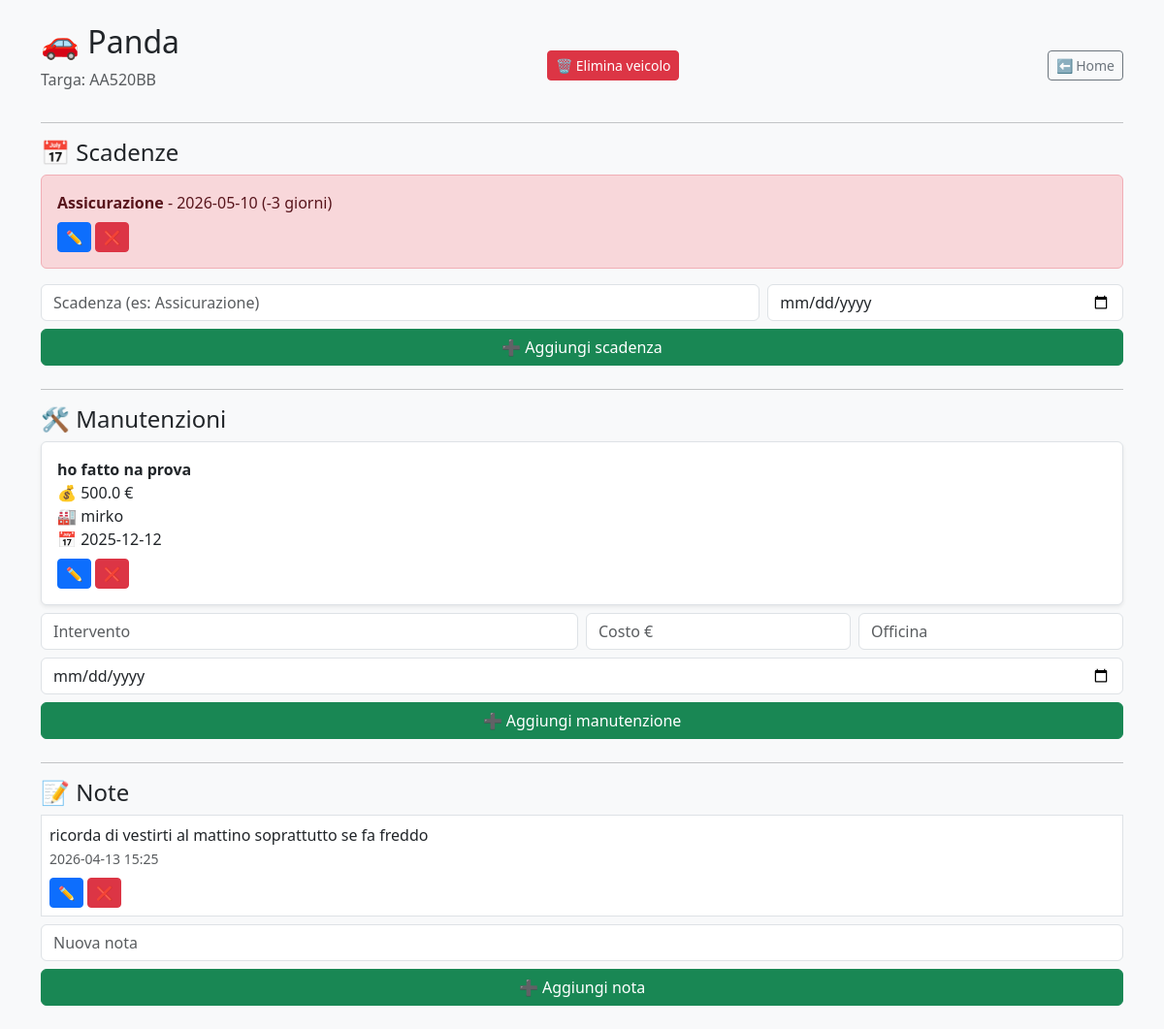
Page /vehicle/2 (signed in) on the committed database.
### tables this page shows
CREATE TABLE vehicles (
        id INTEGER PRIMARY KEY AUTOINCREMENT,
        user_id INTEGER,
        name TEXT,
        plate TEXT
    );

CREATE TABLE deadlines (
        id INTEGER PRIMARY KEY AUTOINCREMENT,
        vehicle_id INTEGER,
        description TEXT,
        due_date TEXT
    );

CREATE TABLE maintenances (
        id INTEGER PRIMARY KEY AUTOINCREMENT,
        vehicle_id INTEGER,
        description TEXT,
        cost REAL,
        workshop TEXT,
        date TEXT
    );

CREATE TABLE notes (
        id INTEGER PRIMARY KEY AUTOINCREMENT,
        vehicle_id INTEGER,
        content TEXT,
        created_at TEXT
    );

### app.py (the view)
@app.route("/vehicle/<int:vehicle_id>")
def vehicle(vehicle_id):
    if "user_id" not in session:
        return redirect("/login")
    vehicle = database.get_vehicle_by_id(vehicle_id, session["user_id"])
    if not vehicle:
        return "Veicolo non trovato"
    deadlines = database.get_deadlines_by_vehicle(vehicle_id)
    today = datetime.today()
    maintenances = database.get_maintenances_by_vehicle(vehicle_id)
    notes = database.get_notes_by_vehicle(vehicle_id)
    deadlines_with_status = []
    for d in deadlines:
        if not d["due_date"]:
            continue  # salta se vuota
        due_date = datetime.strptime(d["due_date"], "%Y-%m-%d")
        days_left = (due_date - today).days
        if days_left <= 10:
            status = "red"
        elif days_left <= 30:
            status = "yellow"
        else:
            status = "normal"
        deadlines_with_status.append({
            "id": d["id"],
            "description": d["description"],
            "due_date": d["due_date"],
            "days_left": days_left,
            "status": status
        })
    return render_template(
        "vehicle.html",
        vehicle=vehicle,
        deadlines=deadlines_with_status,
        notes=notes,
        maintenances=maintenances
    )

### database.py (called while the page is built)
def get_connection():
    conn = sqlite3.connect(DB_NAME)
    conn.row_factory = sqlite3.Row
    return conn

def get_deadlines_by_vehicle(vehicle_id):
    conn = get_connection()
    cursor = conn.cursor()
    cursor.execute("""
    SELECT * FROM deadlines WHERE vehicle_id = ?
    ORDER BY due_date ASC
    """, (vehicle_id,))
    deadlines = cursor.fetchall()
    conn.close()
    return deadlines

def get_vehicle_by_id(vehicle_id, user_id):
    conn = get_connection()
    cursor = conn.cursor()
    cursor.execute("""
    SELECT * FROM vehicles
    WHERE id = ? AND user_id = ?
    """, (vehicle_id, user_id))
    vehicle = cursor.fetchone()
    conn.close()
    return vehicle

def get_notes_by_vehicle(vehicle_id):
    conn = get_connection()
    cursor = conn.cursor()
    cursor.execute("""
    SELECT * FROM notes
    WHERE vehicle_id = ?
    ORDER BY id DESC
    """, (vehicle_id,))
    notes = cursor.fetchall()
    conn.close()
    return notes

def get_maintenances_by_vehicle(vehicle_id):
    conn = get_connection()
    cursor = conn.cursor()
    cursor.execute("""
    SELECT * FROM maintenances
    WHERE vehicle_id = ?
    ORDER BY date DESC
    """, (vehicle_id,))
    data = cursor.fetchall()
    conn.close()
    return data

### templates/vehicle.html (shortened to what this page needs)
<!DOCTYPE html>
<html>
<head>
    <link href="https://cdn.jsdelivr.net/npm/bootstrap@5.3.0/dist/css/bootstrap.min.css" rel="stylesheet">
</head>
<body class="bg-light">
<div class="container mt-4">
    <div class="d-flex justify-content-between align-items-center">
        <div>
            <h2>🚗 {{ vehicle["name"] }}</h2>
            <p class="text-muted">Targa: {{ vehicle["plate"] }}</p>
        </div>
        <a href="/delete_vehicle/{{ vehicle['id'] }}"
           class="btn btn-danger btn-sm"
           onclick="return confirm('Sei sicuro di voler eliminare questo veicolo?');">
            🗑️ Elimina veicolo
        </a>
        <a href="/" class="btn btn-outline-secondary btn-sm">⬅ Home</a>
    </div>
    <hr>
    <h4>📅 Scadenze</h4>
    {% for d in deadlines %}
        <div class="alert
            {% if d.status == 'red' %} alert-danger
            {% elif d.status == 'yellow' %} alert-warning
            {% else %} alert-light
            {% endif %}
        ">
            <b>{{ d.description }}</b> - {{ d.due_date }}
            ({{ d.days_left }} giorni)
            <div class="mt-2">
                <a href="/edit_deadline/{{ d.id }}/{{ vehicle.id }}" class="btn btn-sm btn-primary">✏️</a>
                <a href="/delete_deadline/{{ d.id }}/{{ vehicle.id }}" class="btn btn-sm btn-danger">❌</a>
            </div>
        </div>
    {% endfor %}
    <form method="post" action="/add_deadline/{{ vehicle['id'] }}" class="row g-2 mb-4">
        <div class="col-md-8">
            <input class="form-control" name="description" placeholder="Scadenza (es: Assicurazione)">
        </div>
        <div class="col-md-4">
            <input class="form-control" type="date" name="due_date" required>
        </div>
        <div class="col-12">
            <button class="btn btn-success w-100">➕ Aggiungi scadenza</button>
        </div>
    </form>
    <hr>
    <h4>🛠️ Manutenzioni</h4>
    {% for m in maintenances %}
        <div class="border rounded p-3 mb-2 bg-white shadow-sm">
            <b>{{ m.description }}</b><br>
            💰 {{ m.cost }} €<br>
            🏭 {{ m.workshop }}<br>
            📅 {{ m.date }}
            <div class="mt-2">
                <a href="/edit_maintenance/{{ m.id }}/{{ vehicle.id }}" class="btn btn-sm btn-primary">✏️</a>
                <a href="/delete_maintenance/{{ m.id }}/{{ vehicle.id }}" class="btn btn-sm btn-danger">❌</a>
            </div>
        </div>
    {% endfor %}
    <form method="post" action="/add_maintenance/{{ vehicle['id'] }}" class="row g-2 mb-4">
        <div class="col-md-6">
            <input class="form-control" name="description" placeholder="Intervento">
        </div>
        <div class="col-md-3">
            <input class="form-control" name="cost" placeholder="Costo €">
        </div>
        <div class="col-md-3">
            <input class="form-control" name="workshop" placeholder="Officina">
        </div>
        <div class="col-md-12">
            <input class="form-control" type="date" name="date" required>
        </div>
        <div class="col-12">
            <button class="btn btn-success w-100">➕ Aggiungi manutenzione</button>
        </div>
    </form>
    <hr>
    <h4>📝 Note</h4>
    {% for n in notes %}
        <div class="border p-2 mb-2 bg-white">
            {{ n.content }}<br>
            <small class="text-muted">{{ n.created_at }}</small>
            <div class="mt-2">
                <a href="/edit_note/{{ n.id }}/{{ vehicle.id }}" class="btn btn-sm btn-primary">✏️</a>
                <a href="/delete_note/{{ n.id }}/{{ vehicle.id }}" class="btn btn-sm btn-danger">❌</a>
            </div>
        </div>
    {% endfor %}
    <form method="post" action="/add_note/{{ vehicle['id'] }}" class="mb-4">
        <input class="form-control mb-2" name="content" placeholder="Nuova nota">
        <button class="btn btn-success w-100">➕ Aggiungi nota</button>
    </form>
</div>
</body>
</html>

### rows in the picture
vehicles: name "Panda", plate "AA520BB"
deadlines: description "Assicurazione", due_date "2026-05-10", days_left "-3"
maintenances: description "ho fatto na prova", cost "500.0", workshop "mirko", date "2025-12-12"
notes: content "ricorda di vestirti al mattino soprattutto se fa freddo", created_at "2026-04-13 15:25"
